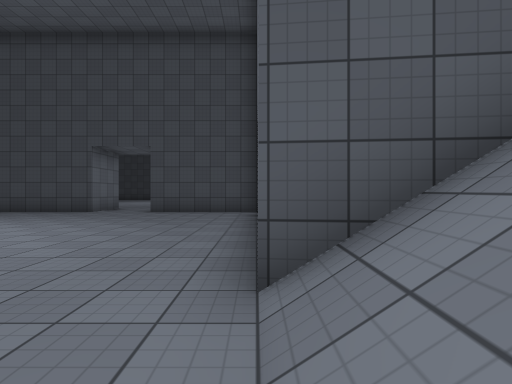
View 1 (above)

19 first-person views from a walk through a 3-D level made in the Unity game engine. The camera is 1.3 m above the floor, looks level and sees 80° across. The floor is counted in squares, 2 m on a side. Each view is taken from the middle of a square. On the plan, view 1 faces up. The plan holds only what a view shows up to about 10 squares ahead; the rest is blank. The place goes on beyond the plan. Surface patterns are stand-ins for the level's own textures.

View 2
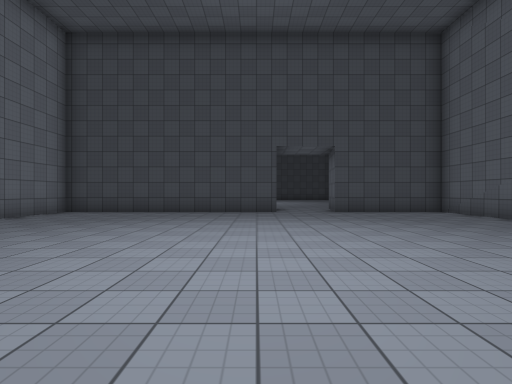

View 3
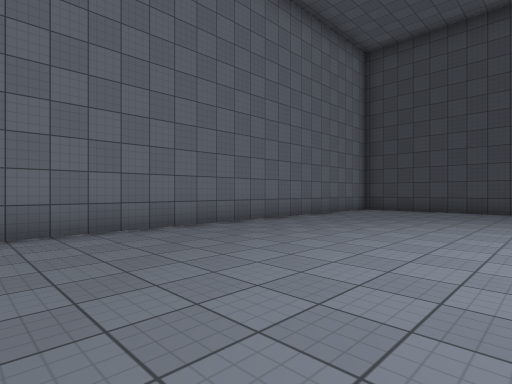

View 4
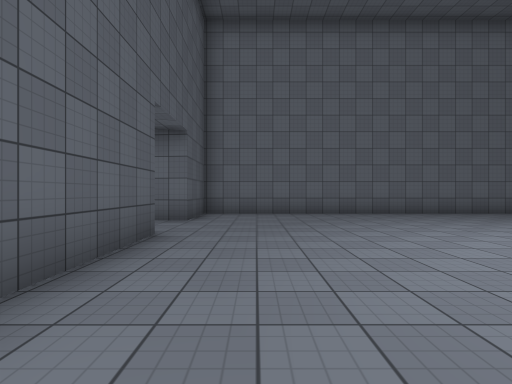

View 5
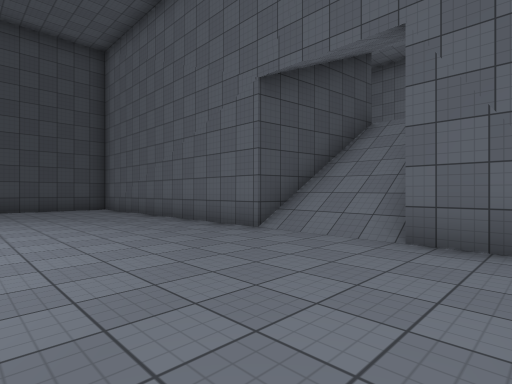

View 6
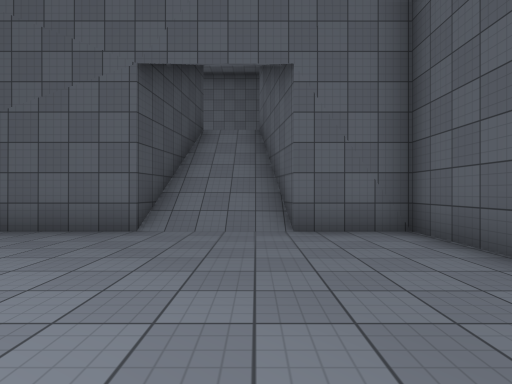

View 7
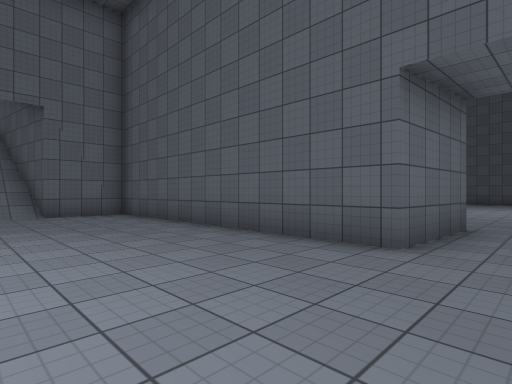

View 8
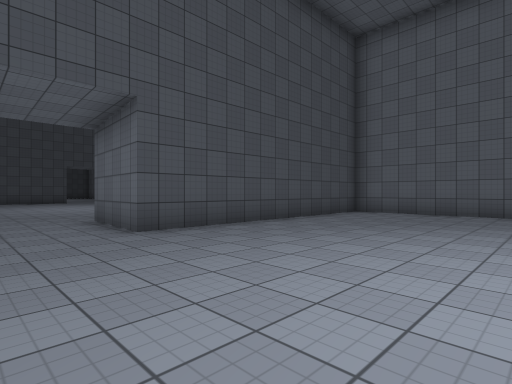

View 9
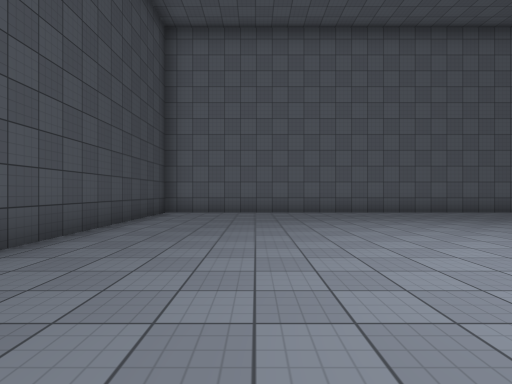

View 10
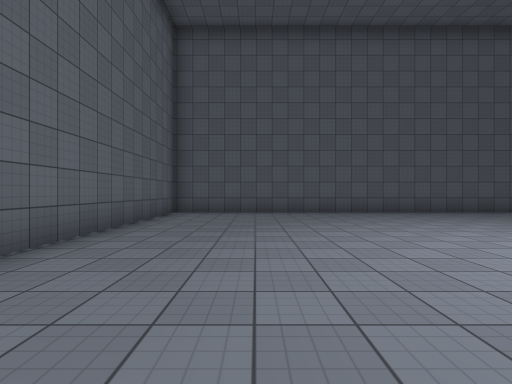

View 11
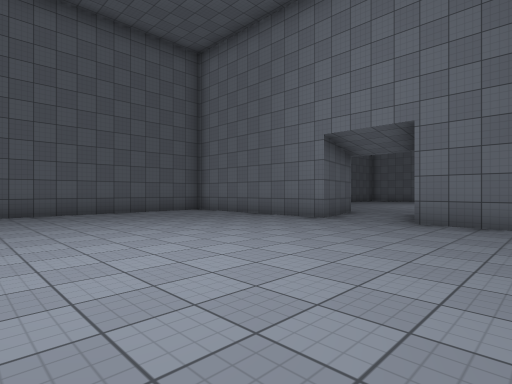

View 12
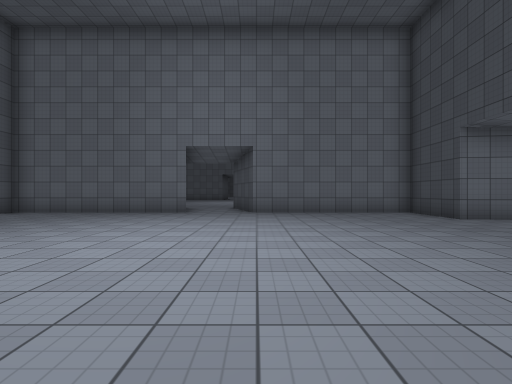

View 13
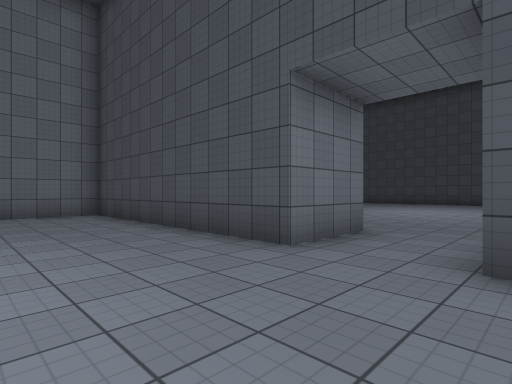

View 14
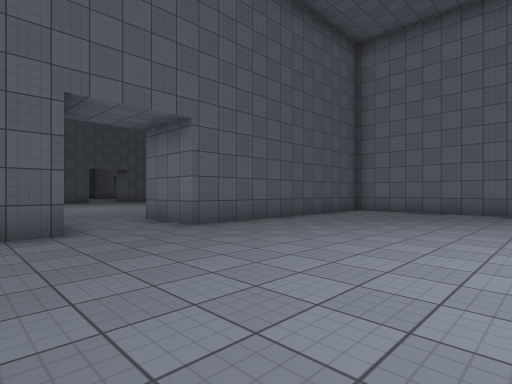

View 15
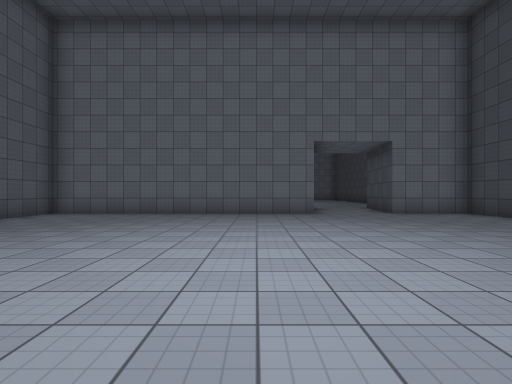

View 16
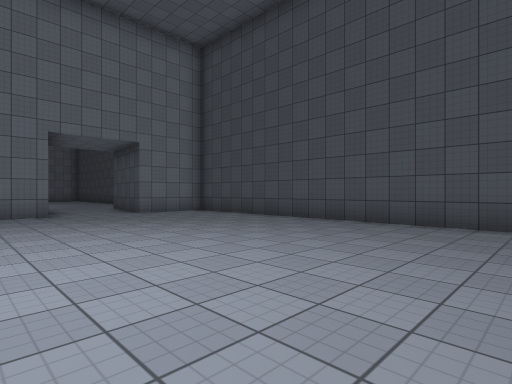

View 17
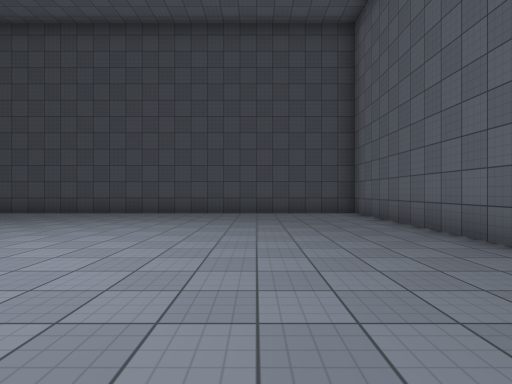

View 18
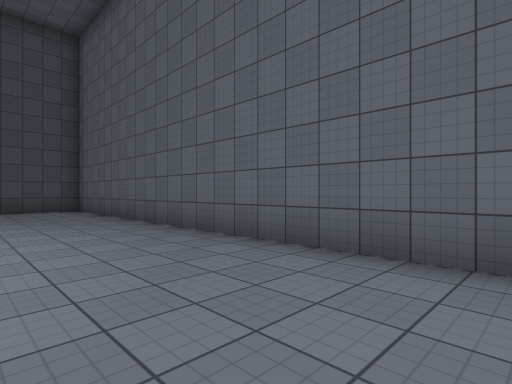

View 19
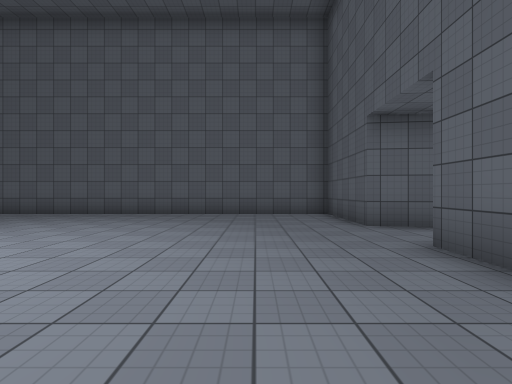

### Floor plan
Points are (right, up) in squares from view 1. A wall is a line through its corners. A room is listed if a view was taken in it or the views show most of it. See-through windows are left out.
Room 1 (views 1, 2, 3, 4, 5, 6, 7, 13)
walls: (-7.7, -2.6) (0, -2.6) (0, -0.6) (3.8, -0.1); (-3.3, 10.6) (-3.2, 11.9); (-5.3, 11.9) (-5.3, 9.9) (-12.2, 9.9) (-12.2, -2.6) (-9.9, -2.6); (3.8, 1.5) (0, 2) (0, 9.9) (-3.5, 9.9)
ways out: opening at (-8.5, -3) to room 2; opening at (-4.5, 12) to room 3; opening at (3.5, 0.5)
Room 2 (views 8, 9, 10, 11, 12)
walls: (-14.5, -12.6) (-12.6, -12.2) (-12.6, -17.6) (-0.4, -17.6) (-0.4, -5.2) (-7.9, -5.2) (-7.7, -2.6); (-9.9, -2.6) (-10.3, -5.2) (-12.6, -5.2) (-12.6, -10.1)
ways out: opening at (-8.5, -3) to room 1
Room 3 (views 14, 15, 16, 17, 18, 19)
walls: (-12.2, 19.7) (-12.2, 11.9) (-5.3, 11.9); (-3.2, 11.9) (0, 11.9) (0, 24.4) (-12.2, 24.4) (-12.2, 22.1) (-13.1, 22.2)
ways out: opening at (-4.5, 12) to room 1

Where each view was taken, in squares from view 1:
view 1: 0 up, 0 right, facing up
view 2: 0 up, 6 left, facing up
view 3: 1 down, 7 left, facing up-left
view 4: 1 down, 3 left, facing left
view 5: 2 down, 4 left, facing up-right
view 6: 0 up, 5 left, facing right
view 7: 1 up, 9 left, facing down-right
view 8: 10 down, 10 left, facing up-right
view 9: 8 down, 10 left, facing right
view 10: 8 down, 3 left, facing down
view 11: 8 down, 6 left, facing down-left
view 12: 10 down, 3 left, facing left
view 13: 7 up, 3 left, facing up-left
view 14: 17 up, 2 left, facing down-left
view 15: 18 up, 3 left, facing left
view 16: 18 up, 3 left, facing up-left
view 17: 15 up, 3 left, facing up
view 18: 13 up, 3 left, facing up-right
view 19: 14 up, 9 left, facing right
